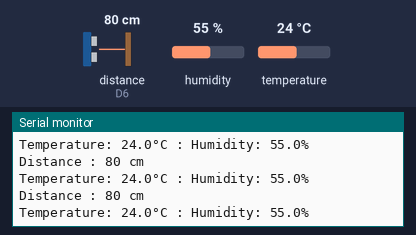
Bench run of a sketch on a simulated ESP8266 (NodeMCU). Shown: the last lines printed to the serial monitor. Wiring (inferred from the names in the program): ultrasonic range finder: trigger D5; echo D6. Inputs (shaded band) come from the test bench; at power-on: distance to the obstacle (sensor on D6) 80 cm, humidity 55 %, temperature 24 °C. The echo pulse lasts 58.3 µs per cm; WiFi joins after 1.5 s; servers stay silent unless stated.

Above: at 3.0 s.
3.1 s: distance to the obstacle (sensor on D6) set to 2 cm
At 3.7 s:
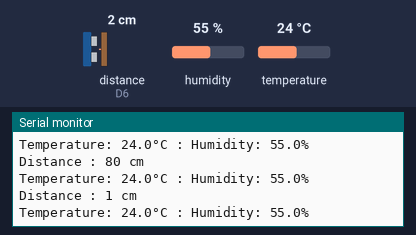
4.6 s: humidity set to 22 %
At 6.0 s:
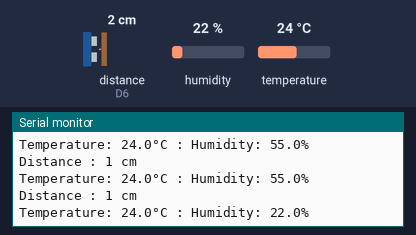
6.1 s: temperature set to 12 °C
At 6.8 s:
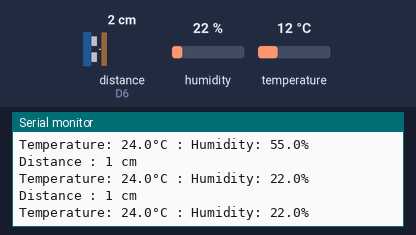
7.6 s: distance to the obstacle (sensor on D6) set to 4 cm
At 8.3 s:
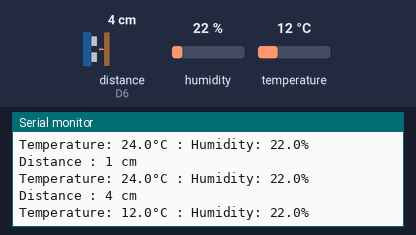
9.1 s: humidity set to 40 %
At 9.8 s:
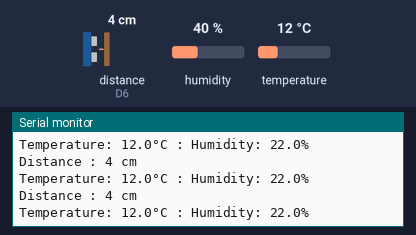
Timing chart, 0 to 11.6 s (numbered marks = the images above; inputs shaded):
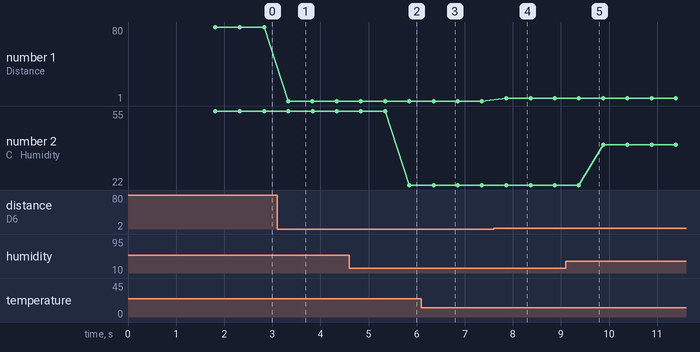

Measured:
- after the input at 3.1 s, the serial monitor: prints a new line after 0.23 s (image 1)
- after the input at 4.6 s, the serial monitor: prints a new line after 1.3 s (image 2)
- after the input at 7.6 s, the serial monitor: prints a new line after 0.26 s (image 4)
- plotted number 1: 80 → 1 after the input at 3.1 s, 1 → 4 after the input at 7.6 s
- plotted number 2: 55 → 22 after the input at 4.6 s, 22 → 40 after the input at 9.1 s

The sketch:

new_mid_bykl.ino
```cpp
#define BLYNK_TEMPLATE_ID "TMPL6Mwe8w9t3"
#define BLYNK_TEMPLATE_NAME "Mid"
#define BLYNK_AUTH_TOKEN "yKaVWd-oCNPIE8JhlutL4A6EPt2oJRfy"


#define BLYNK_PRINT Serial

#include "DHT.h"

#define DHTPIN D4
#define DHTTYPE DHT22


DHT dht(DHTPIN, DHTTYPE);
const int pingPin = D5; // Trig Ultrasonic
int inPin = D6;  // Echo Ultrasonic

#include <ESP8266WiFi.h>
#include <BlynkSimpleEsp8266.h>

// Your WiFi credentials.
// Set password to "" for open networks.
char ssid[] = "jakapat";
char pass[] = "Jakapat12";

BlynkTimer timer;
int count = 0;

BLYNK_WRITE(V0) {
  int value = param.asInt();  // แปลงเป็น integer
  Blynk.virtualWrite(V1, value);

}

BLYNK_CONNECTED() {
  Blynk.setProperty(V3, "offImageUrl", "https://static-image.nyc3.cdn.digitaloceanspaces.com/general/fte/congratulations.png");
  Blynk.setProperty(V3, "onImageUrl", "https://static-image.nyc3.cdn.digitaloceanspaces.com/general/fte/congratulations_pressed.png");
  Blynk.setProperty(V3, "url", "https://docs.blynk.io/en/getting-started/what-do-i-need-to-blynk/how-quickstart-device-was-made");
}

void myTimerEvent() {

  Blynk.virtualWrite(V2, millis() / 1000);
}

void setup() {
  // Debug console
  Serial.begin(115200);
  Blynk.begin(BLYNK_AUTH_TOKEN, ssid, pass);

  timer.setInterval(1000L, myTimerEvent);
  dht.begin();
}

void loop() {
  long duration, distance;
  pinMode(pingPin, OUTPUT);
  digitalWrite(pingPin, LOW);
  delayMicroseconds(2);
  digitalWrite(pingPin, HIGH);
  delayMicroseconds(5);
  digitalWrite(pingPin, LOW);
  pinMode(inPin, INPUT);
  duration = pulseIn(inPin, HIGH);
  distance = (duration/2) / 29.1; //ได้ระยะทาง เซนติเมตร
  Serial.print("Distance : ");
  Serial.print(distance);
  Serial.println(" cm");


  float temperature = dht.readTemperature();
  float humidity = dht.readHumidity();
  if (isnan(temperature) || isnan(humidity)) {
    Serial.println(F("Failed to read from DHT sensor!"));
    return;
  }
  Serial.print(F("Temperature: "));
  Serial.print(temperature , 1);
  Serial.print(F("°C : "));

  Serial.print(F("Humidity: "));
  Serial.print(humidity , 1);
  Serial.println(F("%"));


  delay(500);

  Blynk.run();
  Blynk.virtualWrite(V5, distance);
  Blynk.virtualWrite(V6, temperature);
  Blynk.virtualWrite(V7, humidity);

  timer.run();

}
```

Blynk_MID.ino
```cpp

```
